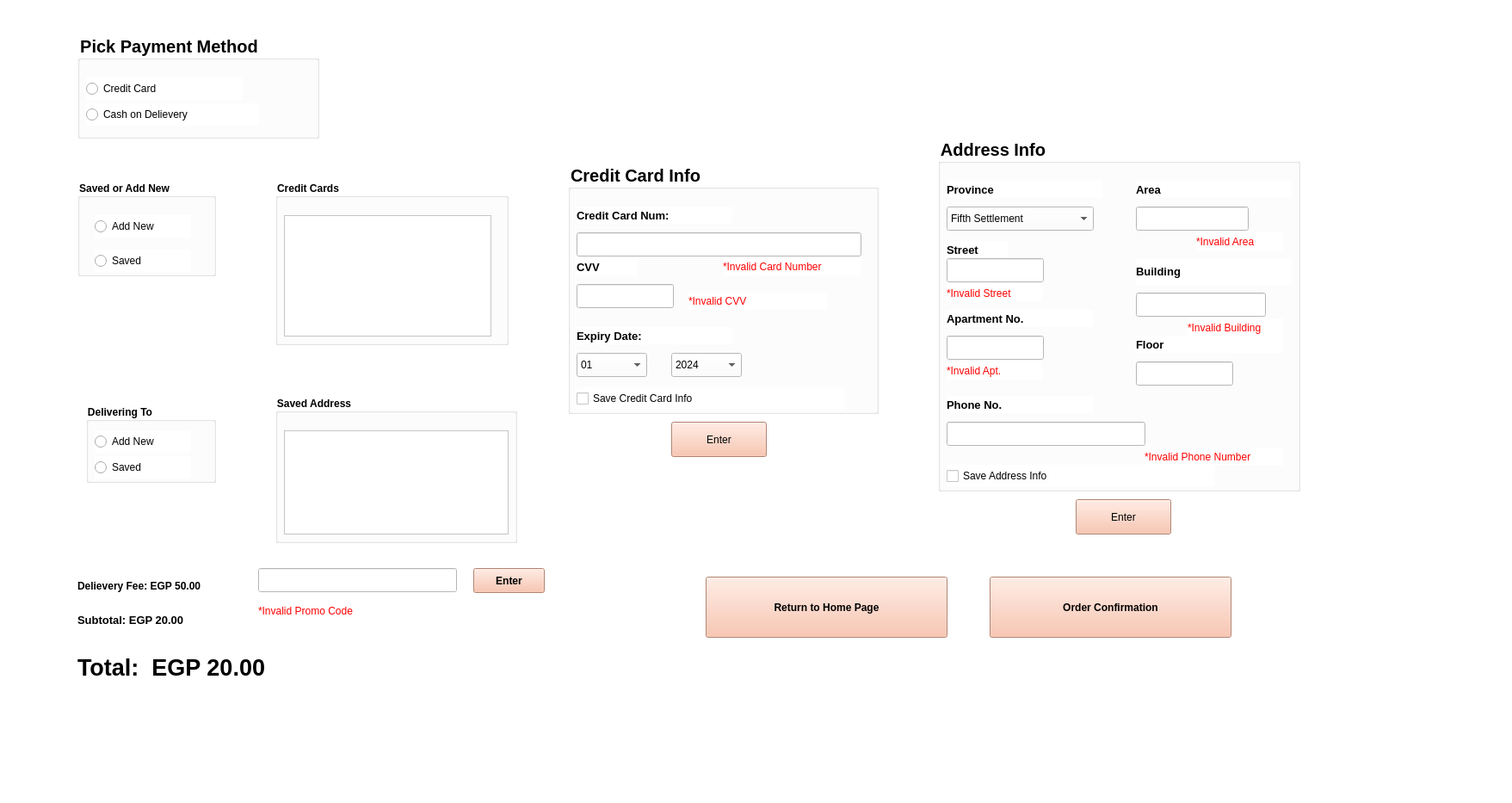
<?xml version="1.0" encoding="UTF-8"?>
<ui version="4.0">
 <class>Checkout</class>
 <widget class="QWidget" name="Checkout">
  <property name="geometry">
   <rect>
    <x>0</x>
    <y>0</y>
    <width>1757</width>
    <height>933</height>
   </rect>
  </property>
  <property name="windowTitle">
   <string>Form</string>
  </property>
  <property name="styleSheet">
   <string notr="true">background-color: rgb(255, 255, 255);
</string>
  </property>
  <widget class="QWidget" name="PaymentWidget" native="true">
   <property name="geometry">
    <rect>
     <x>80</x>
     <y>20</y>
     <width>561</width>
     <height>781</height>
    </rect>
   </property>
   <widget class="QLabel" name="DeliveryFee">
    <property name="geometry">
     <rect>
      <x>10</x>
      <y>630</y>
      <width>509</width>
      <height>61</height>
     </rect>
    </property>
    <property name="sizePolicy">
     <sizepolicy hsizetype="Preferred" vsizetype="Minimum">
      <horstretch>0</horstretch>
      <verstretch>0</verstretch>
     </sizepolicy>
    </property>
    <property name="font">
     <font>
      <bold>true</bold>
     </font>
    </property>
    <property name="styleSheet">
     <string notr="true">color: rgb(0, 0, 0);</string>
    </property>
    <property name="text">
     <string>Delievery Fee: EGP 50.00</string>
    </property>
   </widget>
   <widget class="QLabel" name="Total">
    <property name="geometry">
     <rect>
      <x>10</x>
      <y>730</y>
      <width>301</width>
      <height>51</height>
     </rect>
    </property>
    <property name="font">
     <font>
      <pointsize>20</pointsize>
      <bold>true</bold>
      <kerning>true</kerning>
     </font>
    </property>
    <property name="layoutDirection">
     <enum>Qt::LeftToRight</enum>
    </property>
    <property name="styleSheet">
     <string notr="true">color: rgb(0, 0, 0);
</string>
    </property>
    <property name="text">
     <string>Total:  EGP 20.00</string>
    </property>
    <property name="wordWrap">
     <bool>false</bool>
    </property>
   </widget>
   <widget class="QGroupBox" name="groupBox">
    <property name="geometry">
     <rect>
      <x>10</x>
      <y>20</y>
      <width>281</width>
      <height>121</height>
     </rect>
    </property>
    <property name="font">
     <font>
      <pointsize>15</pointsize>
      <bold>true</bold>
     </font>
    </property>
    <property name="styleSheet">
     <string notr="true">color: rgb(0, 0, 0);
</string>
    </property>
    <property name="title">
     <string>Pick Payment Method</string>
    </property>
    <widget class="QRadioButton" name="CashButton">
     <property name="geometry">
      <rect>
       <x>10</x>
       <y>80</y>
       <width>201</width>
       <height>26</height>
      </rect>
     </property>
     <property name="styleSheet">
      <string notr="true">color: rgb(0, 0, 0);
</string>
     </property>
     <property name="text">
      <string>Cash on Delievery</string>
     </property>
    </widget>
    <widget class="QRadioButton" name="CreditButton">
     <property name="geometry">
      <rect>
       <x>10</x>
       <y>50</y>
       <width>181</width>
       <height>26</height>
      </rect>
     </property>
     <property name="styleSheet">
      <string notr="true">color: rgb(0, 0, 0);
</string>
     </property>
     <property name="text">
      <string>Credit Card</string>
     </property>
    </widget>
   </widget>
   <widget class="QLabel" name="subTotal">
    <property name="geometry">
     <rect>
      <x>10</x>
      <y>670</y>
      <width>509</width>
      <height>61</height>
     </rect>
    </property>
    <property name="sizePolicy">
     <sizepolicy hsizetype="Preferred" vsizetype="Ignored">
      <horstretch>0</horstretch>
      <verstretch>0</verstretch>
     </sizepolicy>
    </property>
    <property name="font">
     <font>
      <pointsize>10</pointsize>
      <bold>true</bold>
     </font>
    </property>
    <property name="styleSheet">
     <string notr="true">color: rgb(0, 0, 0);</string>
    </property>
    <property name="text">
     <string>Subtotal: EGP 20.00</string>
    </property>
   </widget>
   <widget class="QGroupBox" name="CreditAddOrSaveGroup">
    <property name="geometry">
     <rect>
      <x>10</x>
      <y>190</y>
      <width>161</width>
      <height>111</height>
     </rect>
    </property>
    <property name="font">
     <font>
      <bold>true</bold>
     </font>
    </property>
    <property name="styleSheet">
     <string notr="true">color: rgb(0, 0, 0);</string>
    </property>
    <property name="title">
     <string>Saved or Add New</string>
    </property>
    <widget class="QRadioButton" name="AddNewCreditButton">
     <property name="geometry">
      <rect>
       <x>20</x>
       <y>40</y>
       <width>112</width>
       <height>26</height>
      </rect>
     </property>
     <property name="text">
      <string>Add New</string>
     </property>
    </widget>
    <widget class="QRadioButton" name="SavedCredtButton">
     <property name="geometry">
      <rect>
       <x>20</x>
       <y>80</y>
       <width>112</width>
       <height>26</height>
      </rect>
     </property>
     <property name="text">
      <string>Saved</string>
     </property>
    </widget>
   </widget>
   <widget class="QGroupBox" name="DelieverinAddorSaveGroup">
    <property name="geometry">
     <rect>
      <x>20</x>
      <y>450</y>
      <width>151</width>
      <height>91</height>
     </rect>
    </property>
    <property name="font">
     <font>
      <bold>true</bold>
     </font>
    </property>
    <property name="styleSheet">
     <string notr="true">color: rgb(0, 0, 0);</string>
    </property>
    <property name="title">
     <string>Delivering To</string>
    </property>
    <widget class="QRadioButton" name="AddNewAddressButton">
     <property name="geometry">
      <rect>
       <x>10</x>
       <y>30</y>
       <width>112</width>
       <height>26</height>
      </rect>
     </property>
     <property name="text">
      <string>Add New</string>
     </property>
    </widget>
    <widget class="QRadioButton" name="SavedAddressButton">
     <property name="geometry">
      <rect>
       <x>10</x>
       <y>60</y>
       <width>112</width>
       <height>26</height>
      </rect>
     </property>
     <property name="text">
      <string>Saved</string>
     </property>
    </widget>
   </widget>
   <widget class="QGroupBox" name="CreditCardsGroup">
    <property name="geometry">
     <rect>
      <x>240</x>
      <y>190</y>
      <width>271</width>
      <height>191</height>
     </rect>
    </property>
    <property name="font">
     <font>
      <bold>true</bold>
     </font>
    </property>
    <property name="styleSheet">
     <string notr="true">color: rgb(0, 0, 0);</string>
    </property>
    <property name="title">
     <string>Credit Cards</string>
    </property>
    <widget class="QTableWidget" name="CreditCardsTableWidget">
     <property name="geometry">
      <rect>
       <x>10</x>
       <y>40</y>
       <width>241</width>
       <height>141</height>
      </rect>
     </property>
    </widget>
   </widget>
   <widget class="QGroupBox" name="SavedAddressGroup">
    <property name="geometry">
     <rect>
      <x>240</x>
      <y>440</y>
      <width>281</width>
      <height>171</height>
     </rect>
    </property>
    <property name="font">
     <font>
      <bold>true</bold>
     </font>
    </property>
    <property name="styleSheet">
     <string notr="true">color: rgb(0, 0, 0);</string>
    </property>
    <property name="title">
     <string>Saved Address</string>
    </property>
    <widget class="QTableWidget" name="savedAddressTable">
     <property name="geometry">
      <rect>
       <x>10</x>
       <y>40</y>
       <width>261</width>
       <height>121</height>
      </rect>
     </property>
    </widget>
   </widget>
   <widget class="QLineEdit" name="PromoCode">
    <property name="geometry">
     <rect>
      <x>220</x>
      <y>640</y>
      <width>231</width>
      <height>28</height>
     </rect>
    </property>
    <property name="styleSheet">
     <string notr="true">color: rgb(0, 0, 0);</string>
    </property>
   </widget>
   <widget class="QPushButton" name="enterDiscount">
    <property name="geometry">
     <rect>
      <x>470</x>
      <y>640</y>
      <width>83</width>
      <height>29</height>
     </rect>
    </property>
    <property name="font">
     <font>
      <bold>true</bold>
     </font>
    </property>
    <property name="styleSheet">
     <string notr="true">color: rgb(0, 0, 0);
background-color: rgb(249, 184, 158);
</string>
    </property>
    <property name="text">
     <string>Enter</string>
    </property>
   </widget>
   <widget class="QLabel" name="InValidDiscount">
    <property name="geometry">
     <rect>
      <x>220</x>
      <y>680</y>
      <width>271</width>
      <height>20</height>
     </rect>
    </property>
    <property name="styleSheet">
     <string notr="true">color: rgb(255, 0, 0);</string>
    </property>
    <property name="text">
     <string>*Invalid Promo Code</string>
    </property>
   </widget>
  </widget>
  <widget class="QWidget" name="CreditWidget" native="true">
   <property name="geometry">
    <rect>
     <x>650</x>
     <y>150</y>
     <width>401</width>
     <height>391</height>
    </rect>
   </property>
   <widget class="QPushButton" name="enterCredit">
    <property name="geometry">
     <rect>
      <x>130</x>
      <y>340</y>
      <width>111</width>
      <height>41</height>
     </rect>
    </property>
    <property name="styleSheet">
     <string notr="true">color: rgb(0, 0, 0);
background-color: rgb(249, 184, 158);</string>
    </property>
    <property name="text">
     <string>Enter</string>
    </property>
   </widget>
   <widget class="QGroupBox" name="CreditCardInfoGroupBox">
    <property name="geometry">
     <rect>
      <x>10</x>
      <y>40</y>
      <width>361</width>
      <height>291</height>
     </rect>
    </property>
    <property name="font">
     <font>
      <pointsize>15</pointsize>
      <bold>true</bold>
     </font>
    </property>
    <property name="styleSheet">
     <string notr="true">color: rgb(0, 0, 0);</string>
    </property>
    <property name="title">
     <string>Credit Card Info</string>
    </property>
    <widget class="QLabel" name="CreditNumLabel">
     <property name="geometry">
      <rect>
       <x>10</x>
       <y>50</y>
       <width>181</width>
       <height>20</height>
      </rect>
     </property>
     <property name="font">
      <font>
       <pointsize>10</pointsize>
       <bold>true</bold>
      </font>
     </property>
     <property name="styleSheet">
      <string notr="true">color: rgb(0, 0, 0);</string>
     </property>
     <property name="text">
      <string>Credit Card Num:</string>
     </property>
    </widget>
    <widget class="QLineEdit" name="CreditNum">
     <property name="geometry">
      <rect>
       <x>10</x>
       <y>80</y>
       <width>331</width>
       <height>28</height>
      </rect>
     </property>
    </widget>
    <widget class="QLabel" name="CVVLabel">
     <property name="geometry">
      <rect>
       <x>10</x>
       <y>110</y>
       <width>71</width>
       <height>20</height>
      </rect>
     </property>
     <property name="font">
      <font>
       <pointsize>10</pointsize>
       <bold>true</bold>
      </font>
     </property>
     <property name="text">
      <string>CVV</string>
     </property>
    </widget>
    <widget class="QLineEdit" name="CVV">
     <property name="geometry">
      <rect>
       <x>10</x>
       <y>140</y>
       <width>113</width>
       <height>28</height>
      </rect>
     </property>
    </widget>
    <widget class="QLabel" name="ExpDateLabel">
     <property name="geometry">
      <rect>
       <x>10</x>
       <y>190</y>
       <width>181</width>
       <height>20</height>
      </rect>
     </property>
     <property name="font">
      <font>
       <pointsize>10</pointsize>
       <bold>true</bold>
      </font>
     </property>
     <property name="text">
      <string>Expiry Date:</string>
     </property>
    </widget>
    <widget class="QComboBox" name="Month">
     <property name="geometry">
      <rect>
       <x>10</x>
       <y>220</y>
       <width>82</width>
       <height>28</height>
      </rect>
     </property>
     <item>
      <property name="text">
       <string>01</string>
      </property>
     </item>
     <item>
      <property name="text">
       <string>02</string>
      </property>
     </item>
     <item>
      <property name="text">
       <string>03</string>
      </property>
     </item>
     <item>
      <property name="text">
       <string>04</string>
      </property>
     </item>
     <item>
      <property name="text">
       <string>05</string>
      </property>
     </item>
     <item>
      <property name="text">
       <string>06</string>
      </property>
     </item>
     <item>
      <property name="text">
       <string>07</string>
      </property>
     </item>
     <item>
      <property name="text">
       <string>08</string>
      </property>
     </item>
     <item>
      <property name="text">
       <string>09</string>
      </property>
     </item>
     <item>
      <property name="text">
       <string>10</string>
      </property>
     </item>
     <item>
      <property name="text">
       <string>11</string>
      </property>
     </item>
     <item>
      <property name="text">
       <string>12</string>
      </property>
     </item>
    </widget>
    <widget class="QComboBox" name="Year">
     <property name="geometry">
      <rect>
       <x>120</x>
       <y>220</y>
       <width>82</width>
       <height>28</height>
      </rect>
     </property>
     <item>
      <property name="text">
       <string>2024</string>
      </property>
     </item>
     <item>
      <property name="text">
       <string>2025</string>
      </property>
     </item>
     <item>
      <property name="text">
       <string>2026</string>
      </property>
     </item>
     <item>
      <property name="text">
       <string>2027</string>
      </property>
     </item>
     <item>
      <property name="text">
       <string>2028</string>
      </property>
     </item>
     <item>
      <property name="text">
       <string>2029</string>
      </property>
     </item>
     <item>
      <property name="text">
       <string>2030</string>
      </property>
     </item>
     <item>
      <property name="text">
       <string>2031</string>
      </property>
     </item>
     <item>
      <property name="text">
       <string>2032</string>
      </property>
     </item>
     <item>
      <property name="text">
       <string>2033</string>
      </property>
     </item>
     <item>
      <property name="text">
       <string>2034</string>
      </property>
     </item>
     <item>
      <property name="text">
       <string/>
      </property>
     </item>
    </widget>
    <widget class="QCheckBox" name="SaveCredit">
     <property name="geometry">
      <rect>
       <x>10</x>
       <y>260</y>
       <width>311</width>
       <height>26</height>
      </rect>
     </property>
     <property name="text">
      <string>Save Credit Card Info</string>
     </property>
    </widget>
    <widget class="QLabel" name="InvalidCardNum">
     <property name="geometry">
      <rect>
       <x>180</x>
       <y>110</y>
       <width>161</width>
       <height>20</height>
      </rect>
     </property>
     <property name="styleSheet">
      <string notr="true">color: rgb(255, 0, 0);</string>
     </property>
     <property name="text">
      <string>*Invalid Card Number</string>
     </property>
    </widget>
    <widget class="QLabel" name="InvalidCVV">
     <property name="geometry">
      <rect>
       <x>140</x>
       <y>150</y>
       <width>161</width>
       <height>20</height>
      </rect>
     </property>
     <property name="styleSheet">
      <string notr="true">color: rgb(255, 0, 0);</string>
     </property>
     <property name="text">
      <string>*Invalid CVV</string>
     </property>
    </widget>
   </widget>
  </widget>
  <widget class="QPushButton" name="ConfirmButton">
   <property name="geometry">
    <rect>
     <x>1150</x>
     <y>670</y>
     <width>281</width>
     <height>71</height>
    </rect>
   </property>
   <property name="font">
    <font>
     <bold>true</bold>
    </font>
   </property>
   <property name="styleSheet">
    <string notr="true">color: rgb(0, 0, 0);
background-color: rgb(249, 184, 158);</string>
   </property>
   <property name="text">
    <string>Order Confirmation</string>
   </property>
  </widget>
  <widget class="QPushButton" name="ReTurnHome">
   <property name="geometry">
    <rect>
     <x>820</x>
     <y>670</y>
     <width>281</width>
     <height>71</height>
    </rect>
   </property>
   <property name="font">
    <font>
     <bold>true</bold>
    </font>
   </property>
   <property name="styleSheet">
    <string notr="true">color: rgb(0, 0, 0);
background-color: rgb(249, 184, 158);</string>
   </property>
   <property name="text">
    <string>Return to Home Page</string>
   </property>
  </widget>
  <widget class="QWidget" name="AddressWidget" native="true">
   <property name="geometry">
    <rect>
     <x>1080</x>
     <y>140</y>
     <width>441</width>
     <height>491</height>
    </rect>
   </property>
   <widget class="QPushButton" name="enterAddress">
    <property name="geometry">
     <rect>
      <x>170</x>
      <y>440</y>
      <width>111</width>
      <height>41</height>
     </rect>
    </property>
    <property name="styleSheet">
     <string notr="true">color: rgb(0, 0, 0);
background-color: rgb(249, 184, 158);</string>
    </property>
    <property name="text">
     <string>Enter</string>
    </property>
   </widget>
   <widget class="QGroupBox" name="AddressGroupBox">
    <property name="geometry">
     <rect>
      <x>10</x>
      <y>20</y>
      <width>421</width>
      <height>411</height>
     </rect>
    </property>
    <property name="font">
     <font>
      <pointsize>15</pointsize>
      <bold>true</bold>
     </font>
    </property>
    <property name="styleSheet">
     <string notr="true">color: rgb(0, 0, 0);</string>
    </property>
    <property name="title">
     <string>Address Info</string>
    </property>
    <widget class="QLabel" name="StreetLabel">
     <property name="geometry">
      <rect>
       <x>10</x>
       <y>120</y>
       <width>71</width>
       <height>20</height>
      </rect>
     </property>
     <property name="font">
      <font>
       <pointsize>10</pointsize>
       <bold>true</bold>
      </font>
     </property>
     <property name="text">
      <string>Street</string>
     </property>
    </widget>
    <widget class="QLineEdit" name="Street">
     <property name="geometry">
      <rect>
       <x>10</x>
       <y>140</y>
       <width>113</width>
       <height>28</height>
      </rect>
     </property>
    </widget>
    <widget class="QLabel" name="ProvinceLabel">
     <property name="geometry">
      <rect>
       <x>10</x>
       <y>50</y>
       <width>181</width>
       <height>20</height>
      </rect>
     </property>
     <property name="font">
      <font>
       <pointsize>10</pointsize>
       <bold>true</bold>
      </font>
     </property>
     <property name="text">
      <string>Province</string>
     </property>
    </widget>
    <widget class="QComboBox" name="Province">
     <property name="geometry">
      <rect>
       <x>10</x>
       <y>80</y>
       <width>171</width>
       <height>28</height>
      </rect>
     </property>
     <item>
      <property name="text">
       <string>Fifth Settlement</string>
      </property>
     </item>
     <item>
      <property name="text">
       <string>First Settlement</string>
      </property>
     </item>
     <item>
      <property name="text">
       <string>Third Settlement</string>
      </property>
     </item>
     <item>
      <property name="text">
       <string>El Yasmeen </string>
      </property>
     </item>
     <item>
      <property name="text">
       <string>Al Rehab City</string>
      </property>
     </item>
     <item>
      <property name="text">
       <string>Madinaty</string>
      </property>
     </item>
     <item>
      <property name="text">
       <string>Shoroul City</string>
      </property>
     </item>
     <item>
      <property name="text">
       <string>Al Narges</string>
      </property>
     </item>
    </widget>
    <widget class="QCheckBox" name="SaveAddress">
     <property name="geometry">
      <rect>
       <x>10</x>
       <y>380</y>
       <width>311</width>
       <height>26</height>
      </rect>
     </property>
     <property name="text">
      <string>Save Address Info</string>
     </property>
    </widget>
    <widget class="QLabel" name="AreaLabel">
     <property name="geometry">
      <rect>
       <x>230</x>
       <y>50</y>
       <width>181</width>
       <height>20</height>
      </rect>
     </property>
     <property name="font">
      <font>
       <pointsize>10</pointsize>
       <bold>true</bold>
      </font>
     </property>
     <property name="styleSheet">
      <string notr="true">color: rgb(0, 0, 0);</string>
     </property>
     <property name="text">
      <string>Area</string>
     </property>
    </widget>
    <widget class="QLineEdit" name="Area">
     <property name="geometry">
      <rect>
       <x>230</x>
       <y>80</y>
       <width>131</width>
       <height>28</height>
      </rect>
     </property>
    </widget>
    <widget class="QLabel" name="BuildingLabel">
     <property name="geometry">
      <rect>
       <x>230</x>
       <y>140</y>
       <width>181</width>
       <height>31</height>
      </rect>
     </property>
     <property name="font">
      <font>
       <pointsize>10</pointsize>
       <bold>true</bold>
      </font>
     </property>
     <property name="styleSheet">
      <string notr="true">color: rgb(0, 0, 0);</string>
     </property>
     <property name="text">
      <string>Building</string>
     </property>
    </widget>
    <widget class="QLineEdit" name="Building">
     <property name="geometry">
      <rect>
       <x>230</x>
       <y>180</y>
       <width>151</width>
       <height>28</height>
      </rect>
     </property>
    </widget>
    <widget class="QLabel" name="AptLabel">
     <property name="geometry">
      <rect>
       <x>10</x>
       <y>200</y>
       <width>171</width>
       <height>20</height>
      </rect>
     </property>
     <property name="font">
      <font>
       <pointsize>10</pointsize>
       <bold>true</bold>
      </font>
     </property>
     <property name="text">
      <string>Apartment No.</string>
     </property>
    </widget>
    <widget class="QLineEdit" name="Apt">
     <property name="geometry">
      <rect>
       <x>10</x>
       <y>230</y>
       <width>113</width>
       <height>28</height>
      </rect>
     </property>
    </widget>
    <widget class="QLabel" name="FloorLabel">
     <property name="geometry">
      <rect>
       <x>230</x>
       <y>230</y>
       <width>171</width>
       <height>20</height>
      </rect>
     </property>
     <property name="font">
      <font>
       <pointsize>10</pointsize>
       <bold>true</bold>
      </font>
     </property>
     <property name="text">
      <string>Floor</string>
     </property>
    </widget>
    <widget class="QLineEdit" name="Floor">
     <property name="geometry">
      <rect>
       <x>230</x>
       <y>260</y>
       <width>113</width>
       <height>28</height>
      </rect>
     </property>
    </widget>
    <widget class="QLabel" name="PhoneNoLabel">
     <property name="geometry">
      <rect>
       <x>10</x>
       <y>300</y>
       <width>171</width>
       <height>20</height>
      </rect>
     </property>
     <property name="font">
      <font>
       <pointsize>10</pointsize>
       <bold>true</bold>
      </font>
     </property>
     <property name="text">
      <string>Phone No.</string>
     </property>
    </widget>
    <widget class="QLineEdit" name="PhoneNum">
     <property name="geometry">
      <rect>
       <x>10</x>
       <y>330</y>
       <width>231</width>
       <height>28</height>
      </rect>
     </property>
    </widget>
    <widget class="QLabel" name="InvalidArea">
     <property name="geometry">
      <rect>
       <x>300</x>
       <y>110</y>
       <width>101</width>
       <height>21</height>
      </rect>
     </property>
     <property name="styleSheet">
      <string notr="true">color: rgb(255, 0, 0);</string>
     </property>
     <property name="text">
      <string>*Invalid Area</string>
     </property>
    </widget>
    <widget class="QLabel" name="InvalidStreet">
     <property name="geometry">
      <rect>
       <x>10</x>
       <y>170</y>
       <width>111</width>
       <height>21</height>
      </rect>
     </property>
     <property name="styleSheet">
      <string notr="true">color: rgb(255, 0, 0);</string>
     </property>
     <property name="text">
      <string>*Invalid Street</string>
     </property>
    </widget>
    <widget class="QLabel" name="InvalidBuilding">
     <property name="geometry">
      <rect>
       <x>290</x>
       <y>210</y>
       <width>111</width>
       <height>21</height>
      </rect>
     </property>
     <property name="styleSheet">
      <string notr="true">color: rgb(255, 0, 0);</string>
     </property>
     <property name="text">
      <string>*Invalid Building</string>
     </property>
    </widget>
    <widget class="QLabel" name="InvalidApt">
     <property name="geometry">
      <rect>
       <x>10</x>
       <y>260</y>
       <width>111</width>
       <height>21</height>
      </rect>
     </property>
     <property name="styleSheet">
      <string notr="true">color: rgb(255, 0, 0);</string>
     </property>
     <property name="text">
      <string>*Invalid Apt.</string>
     </property>
    </widget>
    <widget class="QLabel" name="InvalidPhoneNum">
     <property name="geometry">
      <rect>
       <x>240</x>
       <y>360</y>
       <width>161</width>
       <height>21</height>
      </rect>
     </property>
     <property name="styleSheet">
      <string notr="true">color: rgb(255, 0, 0);</string>
     </property>
     <property name="text">
      <string>*Invalid Phone Number</string>
     </property>
    </widget>
   </widget>
  </widget>
  <zorder>PaymentWidget</zorder>
  <zorder>ConfirmButton</zorder>
  <zorder>CreditWidget</zorder>
  <zorder>ReTurnHome</zorder>
  <zorder>AddressWidget</zorder>
 </widget>
 <resources/>
 <connections/>
</ui>
